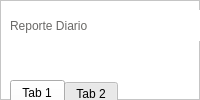
               <widget class="QWidget" name="pg_registro">
                <layout class="QVBoxLayout" name="verticalLayout_3">
                 <property name="spacing">
                  <number>0</number>
                 </property>
                 <property name="leftMargin">
                  <number>0</number>
                 </property>
                 <property name="topMargin">
                  <number>0</number>
                 </property>
                 <property name="rightMargin">
                  <number>0</number>
                 </property>
                 <property name="bottomMargin">
                  <number>0</number>
                 </property>
                 <item>
                  <widget class="QFrame" name="frame_3">
                   <property name="styleSheet">
                    <string notr="true">QPushButton{
    background:rgba(2,97,98,255);
    /*border: 1px solid #2361a0; /* Cambiar el color del borde a azul oscuro */
    border-radius: 10px;
    font: 75 12pt &quot;Archivo&quot;;
/* Cambiar el color de fondo a azul oscuro */
    color: white;
}
/*
QPushButton:hover{

background-color: qlineargradient(spread:pad, x1:0, y1:0.505682, x2:1, y2:0.477, stop:0 rgba(14, 52, 83, 1), stop:1 rgba(14, 52, 83, 1));
color: black;

}
*/
QFrame{
background-color: rgb(255, 255, 255); /* Cambiar el color de fondo a azul oscuro */
}

QLineEdit{
background-color: rgb(255,255,255);
border:none;
border-bottom:2px solid rgba(46, 82, 101, 200);
   /*color: #2361a0;*/
	color:rgba(106,105,103,255);
    font: 75 12pt &quot;Archivo&quot;;

}

QLabel{
color: rgba(106,105,103,255);
    font: 75 22pt &quot;Archivo&quot;;
}
</string>
                   </property>
                   <property name="frameShape">
                    <enum>QFrame::StyledPanel</enum>
                   </property>
                   <property name="frameShadow">
                    <enum>QFrame::Raised</enum>
                   </property>
                   <widget class="QTabWidget" name="tabWidget">
                    <property name="geometry">
                     <rect>
                      <x>10</x>
                      <y>80</y>
                      <width>1041</width>
                      <height>641</height>
                     </rect>
                    </property>
                    <property name="styleSheet">
                     <string notr="true">QHeaderView {
    background-color: white;
    border: none;
    font: 75 12pt &quot;Archivo&quot;;
}

QHeaderView:hover {
    background-color: white;
}

QHeaderView:section {
    background-color: white;
    border-bottom: 1px solid lightgray;
    border-top: none;
    padding: 2px;
    font-size: 11pt;
    color: black;
text-align: left;
}

QTableWidget {
    background-color: white;
    border: none;
    gridline-color: transparent;
    font-size: 11pt;
    color: black;

}

QTableWidget QTableCornerButton::section {
    background-color: white;
    border: none;

}

QTableWidget::item {
    border: none;
    border-bottom: 1px solid lightgray;
    alignment: AlignHCenter; /* Centra el texto horizontalmente */
	color:black /* cambiar el color letra al seleccionar*/

}</string>
                    </property>
                    <property name="currentIndex">
                     <number>0</number>
                    </property>
                    <widget class="QWidget" name="hospedamiento">
                     <attribute name="title">
                      <string>Tab 1</string>
                     </attribute>
                     <widget class="QTableWidget" name="tab_Reporte">
                      <property name="geometry">
                       <rect>
                        <x>10</x>
                        <y>370</y>
                        <width>1011</width>
                        <height>241</height>
                       </rect>
                      </property>
                      <property name="styleSheet">
                       <string notr="true">QHeaderView {
    background-color: white;
    border: none;
    font: 75 12pt &quot;Archivo&quot;;
}

QHeaderView:hover {
    background-color: white;
}

QHeaderView:section {
    background-color: white;
    border-bottom: 1px solid lightgray;
    border-top: none;
    padding: 2px;
    font-size: 11pt;
    color: black;
text-align: left;
}

QTableWidget {
    background-color: white;
    border: none;
    gridline-color: transparent;
    font-size: 11pt;
    color: black;

}

QTableWidget QTableCornerButton::section {
    background-color: white;
    border: none;

}

QTableWidget::item {
    border: none;
    border-bottom: 1px solid lightgray;
    alignment: AlignHCenter; /* Centra el texto horizontalmente */
	color:black /* cambiar el color letra al seleccionar*/

}</string>
                      </property>
                      <attribute name="horizontalHeaderDefaultSectionSize">
                       <number>135</number>
                      </attribute>
                      <column>
                       <property name="text">
                        <string>id</string>
                       </property>
                      </column>
                      <column>
                       <property name="text">
                        <string>extrasid</string>
                       </property>
                      </column>
                      <column>
                       <property name="text">
                        <string>favturaid</string>
                       </property>
                      </column>
                      <column>
                       <property name="text">
                        <string>habitacion</string>
                       </property>
                      </column>
                      <column>
                       <property name="text">
                        <string>Dinero Pagado</string>
                       </property>
                      </column>
                      <column>
                       <property name="text">
                        <string>Extras</string>
                       </property>
                      </column>
                      <column>
                       <property name="text">
                        <string>Total</string>
                       </property>
                      </column>
                      <column>
                       <property name="text">
                        <string>Fecha Entrada</string>
                       </property>
                      </column>
                      <column>
                       <property name="text">
                        <string>Fecha Salida</string>
                       </property>
                      </column>
                     </widget>
                     <widget class="QTableWidget" name="tab_ReporteFacturas">
                      <property name="geometry">
                       <rect>
                        <x>10</x>
                        <y>60</y>
                        <width>1011</width>
                        <height>241</height>
                       </rect>
                      </property>
                      <property name="styleSheet">
                       <string notr="true">QHeaderView {
    background-color: white;
    border: none;
    font: 75 12pt &quot;Archivo&quot;;
}

QHeaderView:hover {
    background-color: white;
}

QHeaderView:section {
    background-color: white;
    border-bottom: 1px solid lightgray;
    border-top: none;
    padding: 2px;
    font-size: 11pt;
    color: black;
text-align: left;
}

QTableWidget {
    background-color: white;
    border: none;
    gridline-color: transparent;
    font-size: 11pt;
    color: black;

}

QTableWidget QTableCornerButton::section {
    background-color: white;
    border: none;

}

QTableWidget::item {
    border: none;
    border-bottom: 1px solid lightgray;
    alignment: AlignHCenter; /* Centra el texto horizontalmente */
	color:black /* cambiar el color letra al seleccionar*/

}</string>
                      </property>
                      <attribute name="horizontalHeaderDefaultSectionSize">
                       <number>135</number>
                      </attribute>
                      <column>
                       <property name="text">
                        <string>id</string>
                       </property>
                      </column>
                      <column>
                       <property name="text">
                        <string>usuario_id</string>
                       </property>
                      </column>
                      <column>
                       <property name="text">
                        <string>huesped_id</string>
                       </property>
                      </column>
                      <column>
                       <property name="text">
                        <string>Fecha Factura</string>
                       </property>
                      </column>
                      <column>
                       <property name="text">
                        <string>Usuario</string>
                       </property>
                      </column>
                      <column>
                       <property name="text">
                        <string>Huesped</string>
                       </property>
                      </column>
                     </widget>
                     <widget class="QLabel" name="label_8">
                      <property name="geometry">
                       <rect>
                        <x>10</x>
                        <y>320</y>
                        <width>321</width>
                        <height>31</height>
                       </rect>
                      </property>
                      <property name="text">
                       <string>Reporte habitaciones</string>
                      </property>
                     </widget>
                     <widget class="QLabel" name="label_9">
                      <property name="geometry">
                       <rect>
                        <x>10</x>
                        <y>10</y>
                        <width>321</width>
                        <height>31</height>
                       </rect>
                      </property>
                      <property name="text">
                       <string>Reporte facturas</string>
                      </property>
                     </widget>
                    </widget>
                    <widget class="QWidget" name="ventas">
                     <attribute name="title">
                      <string>Tab 2</string>
                     </attribute>
                    </widget>
                   </widget>
                   <widget class="QLabel" name="label_4">
                    <property name="geometry">
                     <rect>
                      <x>10</x>
                      <y>10</y>
                      <width>311</width>
                      <height>31</height>
                     </rect>
                    </property>
                    <property name="text">
                     <string>Reporte Diario</string>
                    </property>
                   </widget>
                  </widget>
                 </item>
                </layout>
               </widget>
